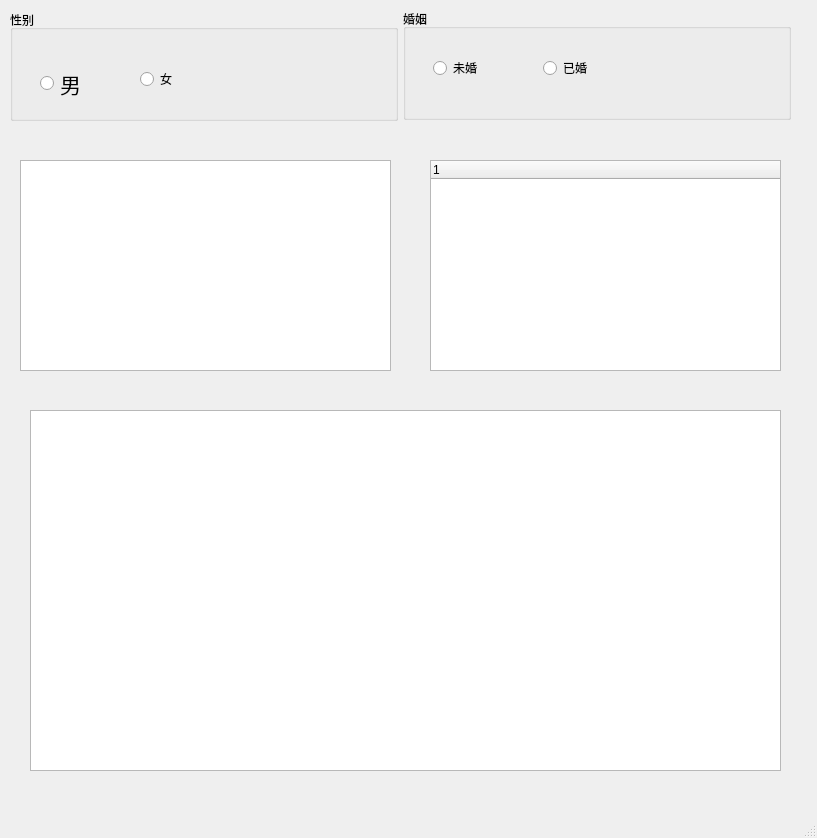
<?xml version="1.0" encoding="UTF-8"?>
<ui version="4.0">
 <class>MainWindow</class>
 <widget class="QMainWindow" name="MainWindow">
  <property name="geometry">
   <rect>
    <x>0</x>
    <y>0</y>
    <width>817</width>
    <height>838</height>
   </rect>
  </property>
  <property name="windowTitle">
   <string>MainWindow</string>
  </property>
  <widget class="QWidget" name="centralwidget">
   <widget class="QGroupBox" name="gender">
    <property name="geometry">
     <rect>
      <x>10</x>
      <y>10</y>
      <width>388</width>
      <height>111</height>
     </rect>
    </property>
    <property name="title">
     <string>性别</string>
    </property>
    <widget class="QRadioButton" name="male">
     <property name="geometry">
      <rect>
       <x>30</x>
       <y>60</y>
       <width>46</width>
       <height>27</height>
      </rect>
     </property>
     <property name="font">
      <font>
       <pointsize>16</pointsize>
      </font>
     </property>
     <property name="text">
      <string>男</string>
     </property>
    </widget>
    <widget class="QRadioButton" name="female">
     <property name="geometry">
      <rect>
       <x>130</x>
       <y>60</y>
       <width>37</width>
       <height>18</height>
      </rect>
     </property>
     <property name="text">
      <string>女</string>
     </property>
    </widget>
   </widget>
   <widget class="QListWidget" name="listWidget">
    <property name="geometry">
     <rect>
      <x>20</x>
      <y>160</y>
      <width>371</width>
      <height>211</height>
     </rect>
    </property>
   </widget>
   <widget class="QTreeWidget" name="treeWidget">
    <property name="geometry">
     <rect>
      <x>430</x>
      <y>160</y>
      <width>351</width>
      <height>211</height>
     </rect>
    </property>
    <column>
     <property name="text">
      <string notr="true">1</string>
     </property>
    </column>
   </widget>
   <widget class="QTableWidget" name="tableWidget">
    <property name="geometry">
     <rect>
      <x>30</x>
      <y>410</y>
      <width>751</width>
      <height>361</height>
     </rect>
    </property>
   </widget>
   <widget class="QGroupBox" name="marriage">
    <property name="geometry">
     <rect>
      <x>403</x>
      <y>9</y>
      <width>388</width>
      <height>111</height>
     </rect>
    </property>
    <property name="title">
     <string>婚姻</string>
    </property>
    <widget class="QRadioButton" name="unmarried">
     <property name="geometry">
      <rect>
       <x>30</x>
       <y>50</y>
       <width>49</width>
       <height>18</height>
      </rect>
     </property>
     <property name="text">
      <string>未婚</string>
     </property>
    </widget>
    <widget class="QRadioButton" name="married">
     <property name="geometry">
      <rect>
       <x>140</x>
       <y>50</y>
       <width>49</width>
       <height>18</height>
      </rect>
     </property>
     <property name="text">
      <string>已婚</string>
     </property>
    </widget>
   </widget>
  </widget>
  <widget class="QMenuBar" name="menubar">
   <property name="geometry">
    <rect>
     <x>0</x>
     <y>0</y>
     <width>817</width>
     <height>22</height>
    </rect>
   </property>
  </widget>
  <widget class="QStatusBar" name="statusbar"/>
 </widget>
 <resources/>
 <connections/>
</ui>
